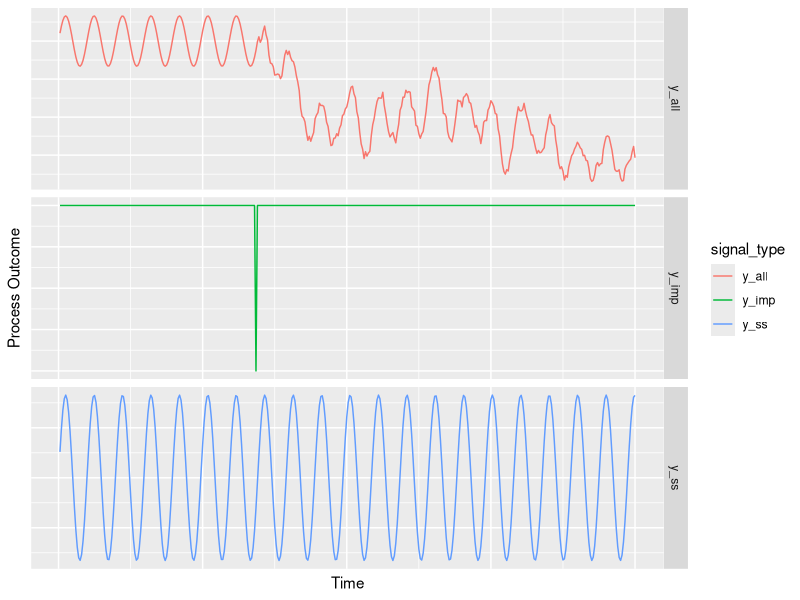

Write R code to recreate this figure.
# random walk with random impulse/disturbances
# 2018-06-22
# Cliff Long


# LOAD PACKAGES ###############################################################

library(tidyverse)



# FUNCTIONS ###################################################################

shift_fn <- function(x, lag) {
  n <- length(x)
  xnew <- rep(NA, n)
  if (lag < 0) {
    xnew[1:(n-abs(lag))] <- x[(abs(lag)+1):n]
  } else if (lag > 0) {
    xnew[(lag+1):n] <- x[1:(n-lag)]
  } else {
    xnew <- x
  }
  return(xnew)
}



# MAIN ########################################################################


# create time index
timex <- 1:400
chooseseed <- 10

# select index to apply impulse function
set.seed(chooseseed); impulse <- sample(timex, 1)

# impulse function
y_imp <- ifelse(timex %in% impulse, -1, 0)

# random walk
set.seed(chooseseed); y_rw <- cumsum(rnorm(timex, mean = 0))
rw_range <- max(y_rw) - min(y_rw)

# lagged random walk
y_imprw <- shift_fn(y_rw, impulse)

# gaussian white noise
set.seed(chooseseed); y_gn <- rnorm(timex)

# exponential decay
y_expdecay <- exp(1/(timex*0.5)) * rw_range * 0.1
# max(y_expdecay)

# lagged exponential decay starting at impulse index
y_impdecay <- shift_fn(y_expdecay, impulse)

# lagged exponential decay times random walk starting at impulse index
y_impdecayrw <- y_impdecay * y_imprw

# sinusoid steady state
y_ss <- sin(timex/(pi)) * rw_range/2


dat <- data.frame(cbind(timex, y_imp, y_expdecay, y_imprw, y_impdecay, y_impdecayrw, y_ss)) %>% 
  mutate(y_all = rowSums(select(., c('y_ss', 'y_impdecayrw')), na.rm = TRUE)) %>% 
  gather(signal_type, value, y_imp:y_all)


plot_cats <- c('y_ss', 'y_imp', 'y_expdecay', 'y_impdecay', 'y_imprw', 'y_impdecayrw', 'y_all')
plot_cats <- c('y_ss', 'y_imp', 'y_all')

datplot <- dat %>% filter(signal_type %in% plot_cats)


plot1 <- ggplot(datplot, aes(x = timex, y = value, color = signal_type)) + 
  geom_line() + 
  facet_grid(signal_type ~ ., scales = 'free_y') + 
  theme(axis.ticks.y = element_blank(), axis.text.y = element_blank(),
        axis.ticks.x = element_blank(), axis.text.x = element_blank()) +
  ylab('Process Outcome') + 
  xlab('Time')
plot1



# EXAMPLE
# x <- seq(0,8*pi,length.out=100)
# y <- sin(x)
# plot(x,y,type="l")
# 
# x <- seq(0,8*pi,length.out=100)
# x/pi <- seq(0,8,length.out=100)